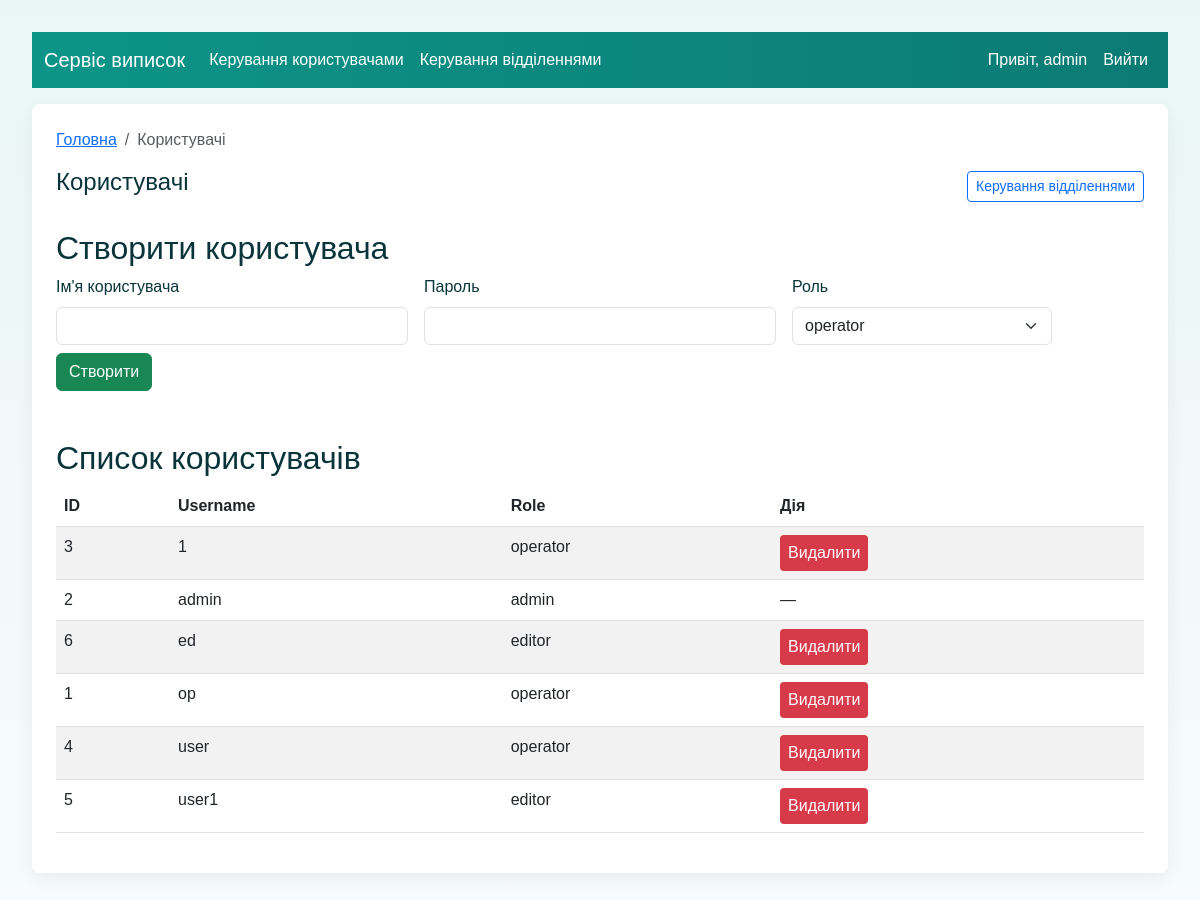
The app's page /admin/users (signed in), older data.
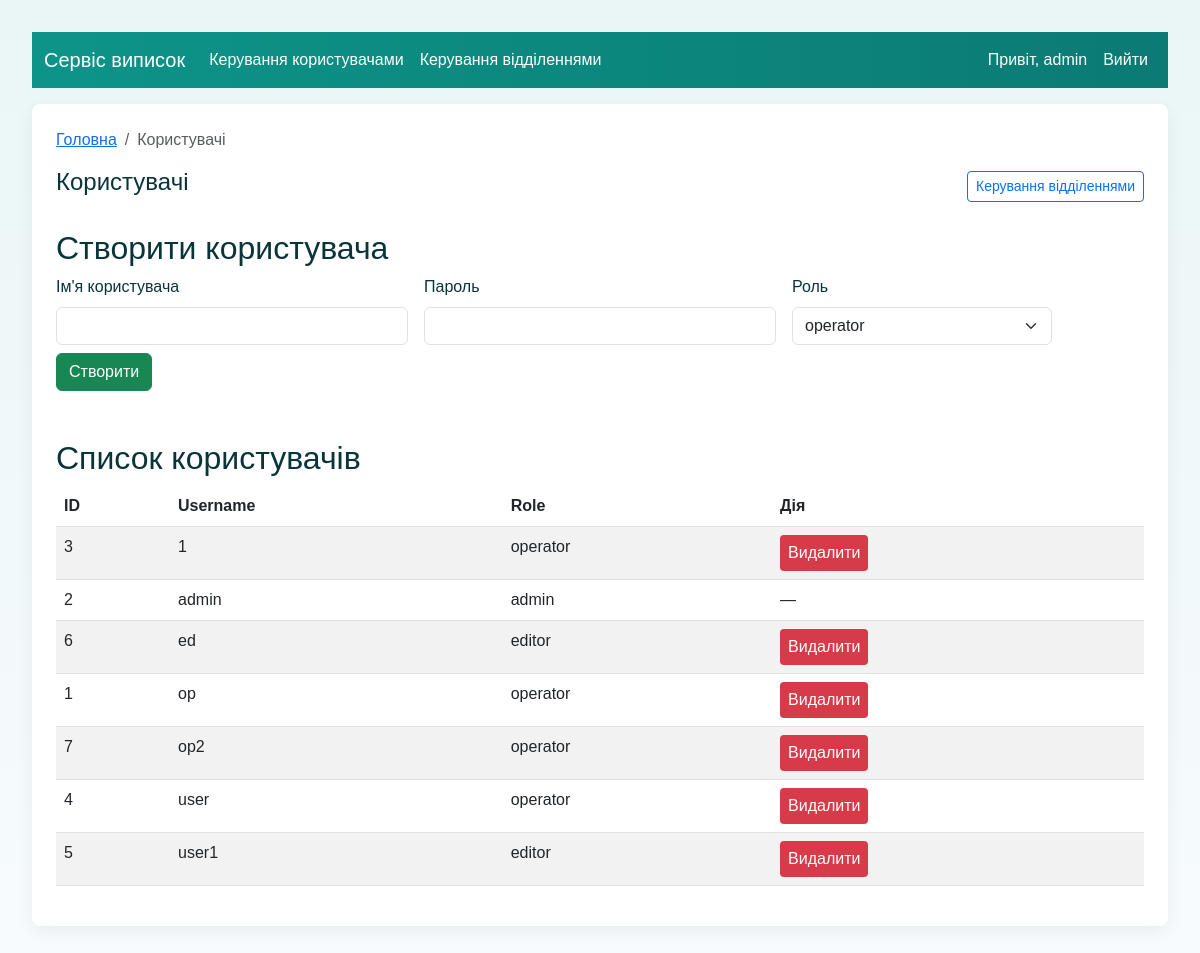
The same page, newer data.
### models.py (models this page shows, shortened)
class User(UserMixin, db.Model):
    __tablename__ = 'users'
    id = db.Column(db.Integer, primary_key=True)
    username = db.Column(db.String(80), unique=True, nullable=False)
    password_hash = db.Column(db.String(128), nullable=False)
    role = db.Column(db.String(20), nullable=False, default='operator')  # operator/editor/admin
    records = db.relationship('Record', backref='creator', lazy=True)

### app.py (the view)
    @app.route('/admin/users')
    @role_required('admin')
    def admin_users():
        users = User.query.order_by(User.username).all()
        return render_template('admin_users.html', users=users)

### templates/admin_users.html (shortened to what this page needs)
{% extends "base.html" %}
{% block breadcrumbs %}
  <li class="breadcrumb-item active" aria-current="page">Користувачі</li>
{% endblock %}
{% block content %}
  <div class="d-flex align-items-center justify-content-between">
    <h1 class="h4">Користувачі</h1>
    <div>
      <a class="btn btn-outline-primary btn-sm" href="{{ url_for('admin_departments') }}">Керування відділеннями</a>
    </div>
  </div>
  <h2 class="mt-4">Створити користувача</h2>
  <form method="post" action="{{ url_for('admin_create_user') }}" class="row gx-3 gy-2 align-items-end">
    <div class="col-sm-4">
      <label class="form-label">Ім'я користувача</label>
      <input class="form-control" name="username" required>
    </div>
    <div class="col-sm-4">
      <label class="form-label">Пароль</label>
      <input class="form-control" name="password" type="password" required>
    </div>
    <div class="col-sm-3">
      <label class="form-label">Роль</label>
      <select class="form-select" name="role">
        <option value="operator">operator</option>
      </select>
    </div>
    <div class="col-auto">
      <button class="btn btn-success" type="submit">Створити</button>
    </div>
  </form>
  <h2 class="mt-5">Список користувачів</h2>
  <div class="table-responsive">
  <table class="table table-striped">    <thead>
      <tr>
        <th>ID</th>
        <th>Username</th>
        <th>Role</th>
        <th>Дія</th>
      </tr>
    </thead>
    <tbody>
      {% for u in users %}
        <tr>
          <td>{{ u.id }}</td>
          <td>{{ u.username }}</td>
          <td>{{ u.role }}</td>
          <td>
            {% if current_user.id != u.id %}
              <form method="post" action="{{ url_for('admin_delete_user', user_id=u.id) }}" style="display:inline;">
                <button class="btn-delete" type="submit">Видалити</button>
              </form>
            {% else %}
              —
            {% endif %}
          </td>
        </tr>
      {% endfor %}
    </tbody>
  </table>
{% endblock %}

### templates/base.html (shortened to what this page needs)
<!doctype html>
<html lang="uk">
<head>
  <link href="https://cdn.jsdelivr.net/npm/bootstrap@5.3.0/dist/css/bootstrap.min.css" rel="stylesheet">
  <link rel="stylesheet" href="{{ url_for('static', filename='style.css') }}">
</head>
<body>
  <nav class="navbar navbar-expand-lg navbar-dark navbar-medical mb-3">
    <div class="container-fluid">
      <a class="navbar-brand" href="{{ url_for('index') }}">Сервіс виписок</a>
      <div class="collapse navbar-collapse">
        <ul class="navbar-nav me-auto mb-2 mb-lg-0">
          {% if current_user.is_authenticated %}
            {% if current_user.role == 'admin' %}
              <li class="nav-item"><a class="nav-link" href="{{ url_for('admin_users') }}">Керування користувачами</a></li>
              <li class="nav-item"><a class="nav-link" href="{{ url_for('admin_departments') }}">Керування відділеннями</a></li>
            {% endif %}
          {% endif %}
        </ul>
        <ul class="navbar-nav ms-auto">
          {% if current_user.is_authenticated %}
            <li class="nav-item nav-link">Привіт, {{ current_user.username }}</li>
            <li class="nav-item"><a class="nav-link" href="{{ url_for('logout') }}">Вийти</a></li>
          {% endif %}
        </ul>
      </div>
    </div>
  </nav>
  <div class="container">
    <nav aria-label="breadcrumb">
      <ol class="breadcrumb">
        <li class="breadcrumb-item"><a href="{{ url_for('index') }}">Головна</a></li>
        {% block breadcrumbs %}{% endblock %}
      </ol>
    </nav>
    {% block content %}{% endblock %}
  </div>
</body>
</html>

Row changes from the older to the newer data that the page shows:
added User: id "7", username "op2", role "operator"
